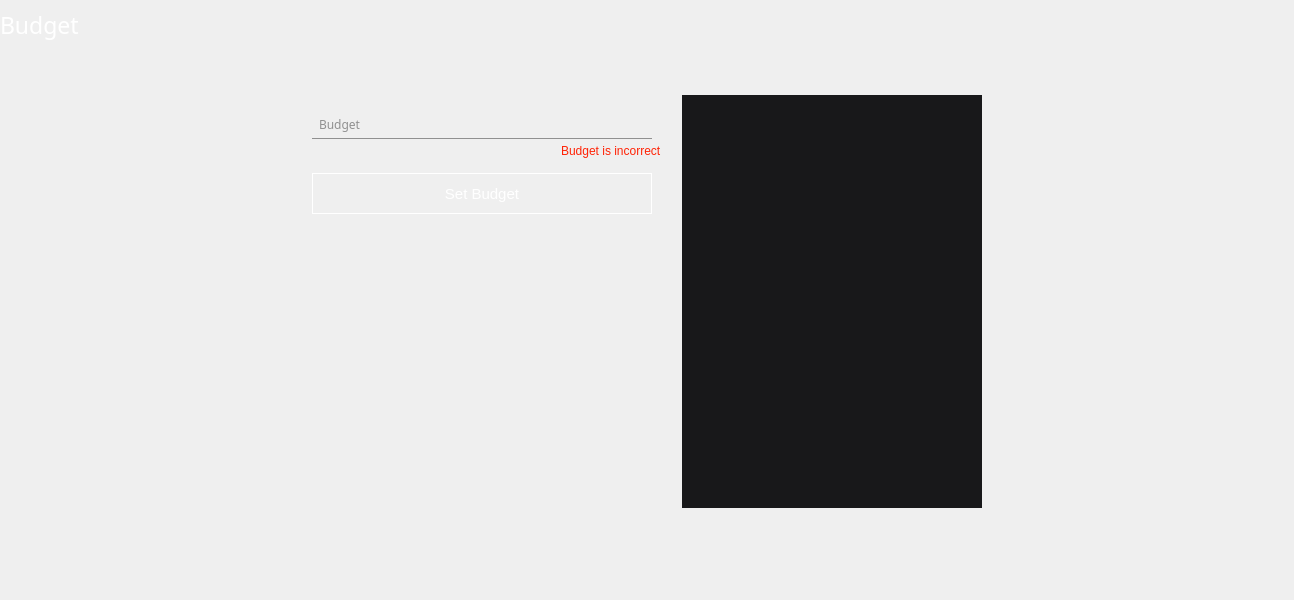
<?xml version="1.0" encoding="UTF-8"?>
<ui version="4.0">
 <class>Budget</class>
 <widget class="QWidget" name="Budget">
  <property name="geometry">
   <rect>
    <x>0</x>
    <y>0</y>
    <width>1294</width>
    <height>600</height>
   </rect>
  </property>
  <property name="windowTitle">
   <string>Form</string>
  </property>
  <widget class="QLabel" name="lblBudget">
   <property name="geometry">
    <rect>
     <x>0</x>
     <y>0</y>
     <width>100</width>
     <height>50</height>
    </rect>
   </property>
   <property name="font">
    <font>
     <family>Leelawadee UI Semilight</family>
     <pointsize>17</pointsize>
    </font>
   </property>
   <property name="styleSheet">
    <string notr="true">color: #ffffff;
background-color:transparent;</string>
   </property>
   <property name="text">
    <string>Budget</string>
   </property>
  </widget>
  <widget class="QWidget" name="widget" native="true">
   <property name="geometry">
    <rect>
     <x>302</x>
     <y>85</y>
     <width>690</width>
     <height>433</height>
    </rect>
   </property>
   <widget class="QLabel" name="lblBudget_2">
    <property name="geometry">
     <rect>
      <x>17</x>
      <y>31</y>
      <width>60</width>
      <height>16</height>
     </rect>
    </property>
    <property name="font">
     <font>
      <family>Leelawadee UI Semilight</family>
      <pointsize>9</pointsize>
     </font>
    </property>
    <property name="styleSheet">
     <string notr="true">color:#909090;</string>
    </property>
    <property name="text">
     <string>Budget</string>
    </property>
   </widget>
   <widget class="QLabel" name="lblIncorrectBudget">
    <property name="geometry">
     <rect>
      <x>259</x>
      <y>58</y>
      <width>101</width>
      <height>16</height>
     </rect>
    </property>
    <property name="font">
     <font>
      <family>Arial</family>
     </font>
    </property>
    <property name="styleSheet">
     <string notr="true">color:rgb(255,35,6);
opacity: 0;</string>
    </property>
    <property name="text">
     <string>Budget is incorrect</string>
    </property>
   </widget>
   <widget class="QLineEdit" name="txtBudget">
    <property name="geometry">
     <rect>
      <x>10</x>
      <y>29</y>
      <width>340</width>
      <height>25</height>
     </rect>
    </property>
    <property name="font">
     <font>
      <family>Calibri</family>
      <pointsize>10</pointsize>
     </font>
    </property>
    <property name="styleSheet">
     <string notr="true">color:#ffffff;
border:none;
border-bottom:1px solid #909090;
background-color:transparent;
padding-left:7px;
padding-bottom:0px;</string>
    </property>
   </widget>
   <widget class="QPushButton" name="btnSetBudget">
    <property name="geometry">
     <rect>
      <x>10</x>
      <y>88</y>
      <width>340</width>
      <height>41</height>
     </rect>
    </property>
    <property name="font">
     <font>
      <family>Leelawadee UI</family>
      <pointsize>11</pointsize>
     </font>
    </property>
    <property name="styleSheet">
     <string notr="true">QPushButton#btnSetBudget
{	
 	border:1px solid #ffffff;
	color:white;
	background-color:transparent;
 }

QPushButton#btnSetBudget:hover
{
 	color:#0992b1;
 } 

QPushButton#btnSetBudget:pressed
{
 	color:#0992b1;
	border: 1px solid #0992b1; 
	outline:none;
} </string>
    </property>
    <property name="text">
     <string>Set Budget</string>
    </property>
   </widget>
   <widget class="QTableWidget" name="tblBudgetHistory">
    <property name="geometry">
     <rect>
      <x>380</x>
      <y>10</y>
      <width>300</width>
      <height>413</height>
     </rect>
    </property>
    <property name="font">
     <font>
      <family>Calibri</family>
      <pointsize>11</pointsize>
     </font>
    </property>
    <property name="styleSheet">
     <string notr="true">QTableWidget#tblBudgetHistory
{
	background-color: #18181a;	
	color: #909090;	
	border:none;
	gridline-color:#18181a;	
	outline:none;
}

QTableWidget#tblBudgetHistory::item:focus
{
	outline:none;
}

QTableWidget#tblBudgetHistory::item:selected
{
	color:#ffffff;
	outline:none;
}

QTableWidget#tblBudgetHistory QHeaderView::section:horizontal
{
	padding:7px 5px 0px 5px;	
    height:24px;
	font: 14px Leelawadee UI Semilight, sans-serif;
	color: #ffffff;
    border-style: none;
    border-left: 1px solid #909090;
    border-top: none;
    border-right: none;
    border-bottom: 1px solid #909090;
    background-color: transparent;	
 }

QTableWidget#tblBudgetHistory::item
{
	border-left:1px solid #909090;	
}

QTableWidget#tblBudgetHistory QHeaderView::section:horizontal:first
{
    border-left: none;	
}</string>
    </property>
   </widget>
  </widget>
 </widget>
 <resources/>
 <connections/>
</ui>
